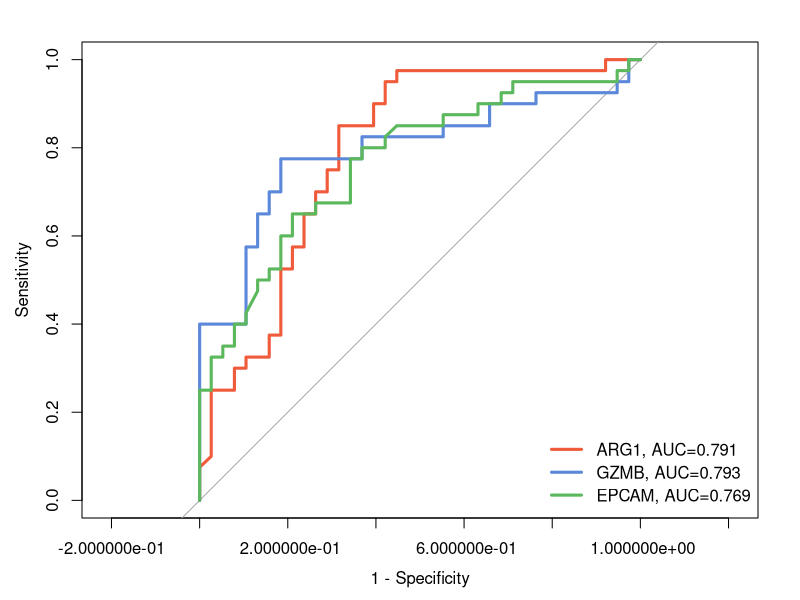
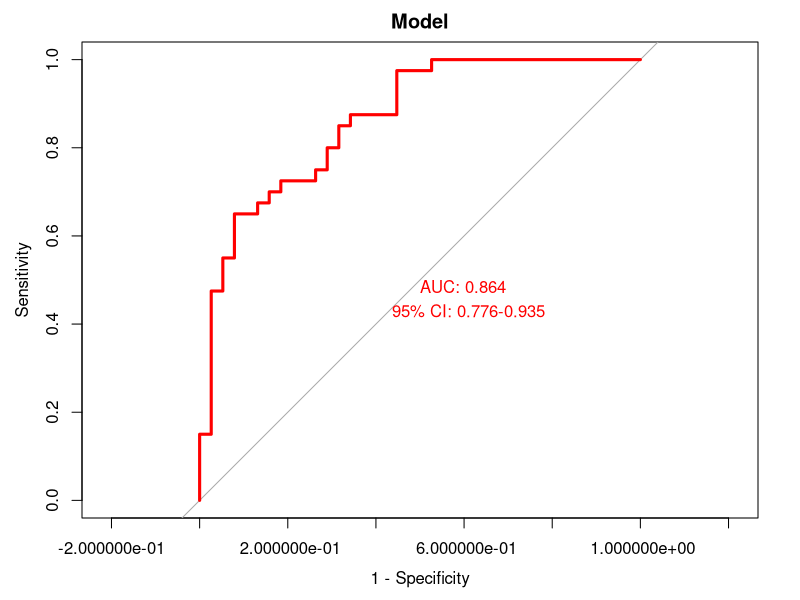

Reproduce these figures in R, in order.
# =====================================================================
# 12 - Training-cohort ROC: single genes + logistic model
# Rebuilt from the analysis working file: "Version 1/21.ROC/NETs25.ROC.R"
# FIXES vs the working file:
#   1) y=ifelse(y=="Control",0,1) -> y=="Normal" (the cohort labels are
#      "Normal"/"Cancer", so the original line labelled every sample as case);
#   2) pd0000f( -> pdf(;
#   3) predict(logit, newx=rt) -> predict(logit, newdata=rt): `newx` is not a
#      predict.glm argument. The model ROC is an in-sample (training-cohort)
#      estimate; the reported training AUC = 0.864 (95% CI 0.770-0.934,
#      bootstrap) refers to this model. External validation is handled by
#      script 14 (locked-coefficient extrapolation).
# Requires: data/merge.normalize.txt, gene_lists/interFeatureGenes.txt
# =====================================================================

library(glmnet)
library(pROC)

outDir <- "results/12_ROC"
dir.create(outDir, showWarnings = FALSE, recursive = TRUE)

rt <- read.table("data/merge.normalize.txt", header = TRUE, sep = "\t", check.names = FALSE, row.names = 1)

y <- gsub("(.*)\\_(.*)\\_(.*)", "\\3", colnames(rt))
y <- ifelse(y == "Normal", 0, 1)          # FIXED: was y=="Control"

geneRT <- read.table("gene_lists/interFeatureGenes.txt", header = FALSE, sep = "\t", check.names = FALSE)

bioCol <- c("#F05C3BFF", "#5C88DAFF", "#5CB85CFF", "#EEA236FF", "#9632B8FF", "#17BECFFF", "#BCBD22FF")
bioCol <- bioCol[1:nrow(geneRT)]

# ---- per-gene ROC curves ----
aucText <- c()
k <- 0
for (x in as.vector(geneRT[, 1])) {
  k <- k + 1
  roc1 <- roc(y, as.numeric(rt[x, ]))
  if (k == 1) {
    pdf(file = file.path(outDir, "ROC.genes.pdf"), width = 5.5, height = 5)
    plot(roc1, print.auc = FALSE, col = bioCol[k], legacy.axes = TRUE, main = "", lwd = 3)
    aucText <- c(aucText, paste0(x, ", AUC=", sprintf("%.3f", roc1$auc[1])))
  } else {
    plot(roc1, print.auc = FALSE, col = bioCol[k], legacy.axes = TRUE, main = "", add = TRUE, lwd = 3)
    aucText <- c(aucText, paste0(x, ", AUC=", sprintf("%.3f", roc1$auc[1])))
  }
}
legend("bottomright", aucText, lwd = 3, bty = "n", cex = 1, col = bioCol[1:length(aucText)])
dev.off()

# ---- logistic model on the 3 signature genes (in-sample ROC) ----
rt2 <- as.data.frame(t(rt[as.vector(geneRT[, 1]), ]))
logit <- glm(y ~ ., family = binomial(link = "logit"), data = rt2)
pred <- predict(logit, newdata = rt2)     # FIXED: was newx=rt

roc1 <- roc(y, as.numeric(pred))
ci1 <- ci.auc(roc1, method = "bootstrap")
ciVec <- as.numeric(ci1)
pdf(file = file.path(outDir, "ROC.model.pdf"), width = 5.5, height = 5)
plot(roc1, print.auc = TRUE, col = "red", legacy.axes = TRUE, main = "Model", lwd = 3)
text(0.39, 0.43, paste0("95% CI: ", sprintf("%.03f", ciVec[1]), "-", sprintf("%.03f", ciVec[3])), col = "red")
dev.off()
